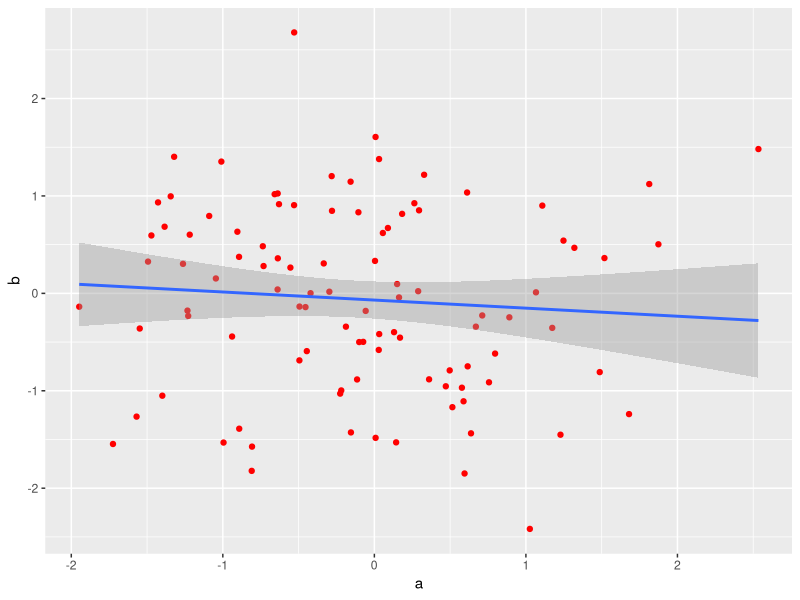

Generate this figure with R:
## ---- chunk 1
df <- data.frame(a = rnorm(100), b = rnorm(100))
## ---- chunk 2
library("ggplot2")
ggplot(df, aes(a, b)) + geom_point(color = "red") + geom_smooth(method = "lm")
